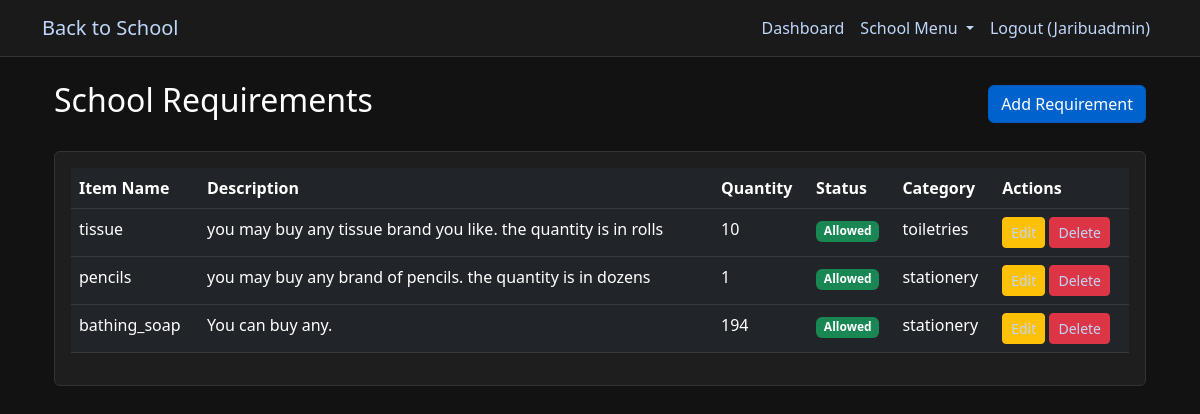
Screenshot of /school/requirements (signed in) with the database file from the repository.
### app.py (models this page shows, shortened)
class User(db.Model):
    id = db.Column(db.Integer, primary_key=True)
    username = db.Column(db.String(80), unique=True, nullable=False)
    email = db.Column(db.String(120), unique=True, nullable=False)
    password_hash = db.Column(db.String(128))
    role = db.Column(db.String(20))  # app_admin, parent, student, school_admin, retailer, donor
    is_approved = db.Column(db.Boolean, default=False)
    created_at = db.Column(db.DateTime, default=datetime.utcnow)
    reset_token = db.Column(db.String(100), unique=True)
    reset_token_expiration = db.Column(db.DateTime)
    school_id = db.Column(db.Integer, db.ForeignKey('school.id'))
    school = db.relationship('School', backref='users')
    children = db.relationship(
        'User',
        secondary=parent_student_association,
        primaryjoin=(parent_student_association.c.parent_id == id),
        secondaryjoin=(parent_student_association.c.student_id == id),
        backref=db.backref('parents'),
        lazy='dynamic'
    )

class SchoolRequirement(db.Model):
    id = db.Column(db.Integer, primary_key=True)
    school_id = db.Column(db.Integer, db.ForeignKey('school.id'), nullable=False)
    item_name = db.Column(db.String(100), nullable=False)
    item_description = db.Column(db.Text)
    quantity_required = db.Column(db.Integer)
    is_allowed = db.Column(db.Boolean, default=True)
    category = db.Column(db.String(50))

### app.py (the view)
@app.route('/school/requirements')
@role_required(['school_admin'])
def manage_requirements():
    school = School.query.filter_by(id=session.get('school_id')).first()
    if not school:
        flash('School not found', 'error')
        return redirect(url_for('dashboard'))
    categories = ProductCategory.query.all()
    return render_template('school/requirements.html', requirements=school.requirements, categories=categories)

### app.py (called while the page is built)
def role_required(roles):
    def decorator(f):
        @wraps(f)
        def decorated_function(*args, **kwargs):
            if 'user_id' not in session:
                flash('Please log in to access this page', 'error')
                return redirect(url_for('login'))
            if session['role'] not in roles:
                flash('You do not have permission to access this page', 'error')
                return redirect(url_for('dashboard'))
            return f(*args, **kwargs)
        return decorated_function
    return decorator

@app.before_request
def load_logged_in_user():
    user_id = session.get('user_id')
    if user_id is None:
        g.user = None
    else:
        g.user = db.session.get(User, user_id)

@app.context_processor
def inject_user():
    return dict(current_user=g.user)

@app.context_processor
def inject_cart_item_count():
    if 'user_id' not in session or session.get('role') not in ['parent', 'student']:
        return {'cart_item_count': 0}
    cart = Cart.query.filter_by(user_id=session['user_id']).first()
    if not cart:
        return {'cart_item_count': 0}
    count = db.session.query(db.func.sum(CartItem.quantity)).filter_by(cart_id=cart.id).scalar() or 0
    return {'cart_item_count': count}

### templates/school/requirements.html (shortened to what this page needs)
{% extends "base.html" %}
{% block content %}
<div class="container">
    <div class="d-flex justify-content-between align-items-center mb-4">
        <h2>School Requirements</h2>
        <button class="btn btn-primary" data-bs-toggle="modal" data-bs-target="#addRequirementModal">
            Add Requirement
        </button>
    </div>
    <div class="card">
        <div class="card-body">
            {% if requirements %}
                <div class="table-responsive">
                    <table class="table table-dark table-hover">
                        <thead>
                            <tr>
                                <th>Item Name</th>
                                <th>Description</th>
                                <th>Quantity</th>
                                <th>Status</th>
                                <th>Category</th>
                                <th>Actions</th>
                            </tr>
                        </thead>
                        <tbody>
                            {% for req in requirements %}
                                <tr>
                                    <td>{{ req.item_name }}</td>
                                    <td>{{ req.item_description }}</td>
                                    <td>{{ req.quantity_required }}</td>
                                    <td>
                                        <span class="badge bg-{{ 'success' if req.is_allowed else 'danger' }}">
                                            {{ 'Allowed' if req.is_allowed else 'Restricted' }}
                                        </span>
                                    </td>
                                    <td>{{ req.category }}</td>
                                    <td>
                                        <a href="{{ url_for('edit_requirement', req_id=req.id) }}" class="btn btn-sm btn-warning">Edit</a>
                                        <a href="{{ url_for('delete_requirement', req_id=req.id) }}" class="btn btn-sm btn-danger">Delete</a>
                                    </td>
                                </tr>
                            {% endfor %}
                        </tbody>
                    </table>
                </div>
            {% else %}
                <p>No requirements added yet</p>
            {% endif %}
        </div>
    </div>
</div>
{% endblock %}

### templates/base.html (shortened to what this page needs)
<!DOCTYPE html>
<html lang="en">
<head>
    <link href="https://cdn.jsdelivr.net/npm/bootstrap@5.3.0/dist/css/bootstrap.min.css" rel="stylesheet">
</head>
<body>
<nav class="navbar navbar-expand-lg navbar-dark">
    <div class="container">
        <a class="navbar-brand" href="{{ url_for('home') }}">Back to School</a>
        <div class="collapse navbar-collapse" id="navbarNav">
            <ul class="navbar-nav ms-auto">
                {% if 'user_id' in session %}
                    <li class="nav-item">
                        <a class="nav-link" href="{{ url_for('dashboard') }}">Dashboard</a>
                    </li>
                    {% if session['role'] == 'school_admin' %}
                    <li class="nav-item dropdown">
                            <a class="nav-link dropdown-toggle" href="#" id="schoolAdminDropdown" role="button" data-bs-toggle="dropdown">
                                School Menu
                            </a>
                        </li>
                    {% endif %}
                    <li class="nav-item">
                        {% if current_user %}
                        <a class="nav-link" href="{{ url_for('logout') }}">Logout ({{ current_user.username }})</a>
                        {% else %}
                        <a class="nav-link" href="{{ url_for('logout') }}">Logout</a>
                        {% endif %}
                    </li>
                {% endif %}
            </ul>
        </div>
    </div>
</nav>
    <div class="container mt-4">
        {% block content %}{% endblock %}
    </div>
</body>
</html>

### templates/base.html (style rules this page uses)
body { background-color: #121212; color: #ffffff; }
h1, h2, h3, h4, h5, h6, span, p { color: #ffffff !important; }
a { color:rgb(191, 215, 250) !important; }
.navbar { background-color: #1a1a1a !important; border-bottom: 1px solid #333; }
.card { background-color: #1e1e1e; border: 1px solid #333; }
.btn-primary { background-color: #0062cc; border-color: #005cbf; }
.table { color: #ffffff; }
.table-dark { background-color: #1e1e1e; }

### rows the page displays
User: username "Jaribuadmin"
SchoolRequirement: item_name "tissue", item_description "you may buy any tissue brand you like. the quantity is in rolls", quantity_required "10", is_allowed "Allowed", category "toiletries"
SchoolRequirement: item_name "pencils", item_description "you may buy any brand of pencils. the quantity is in dozens", quantity_required "1", is_allowed "Allowed", category "stationery"
SchoolRequirement: item_name "bathing_soap", item_description "You can buy any.", quantity_required "194", is_allowed "Allowed", category "stationery"
